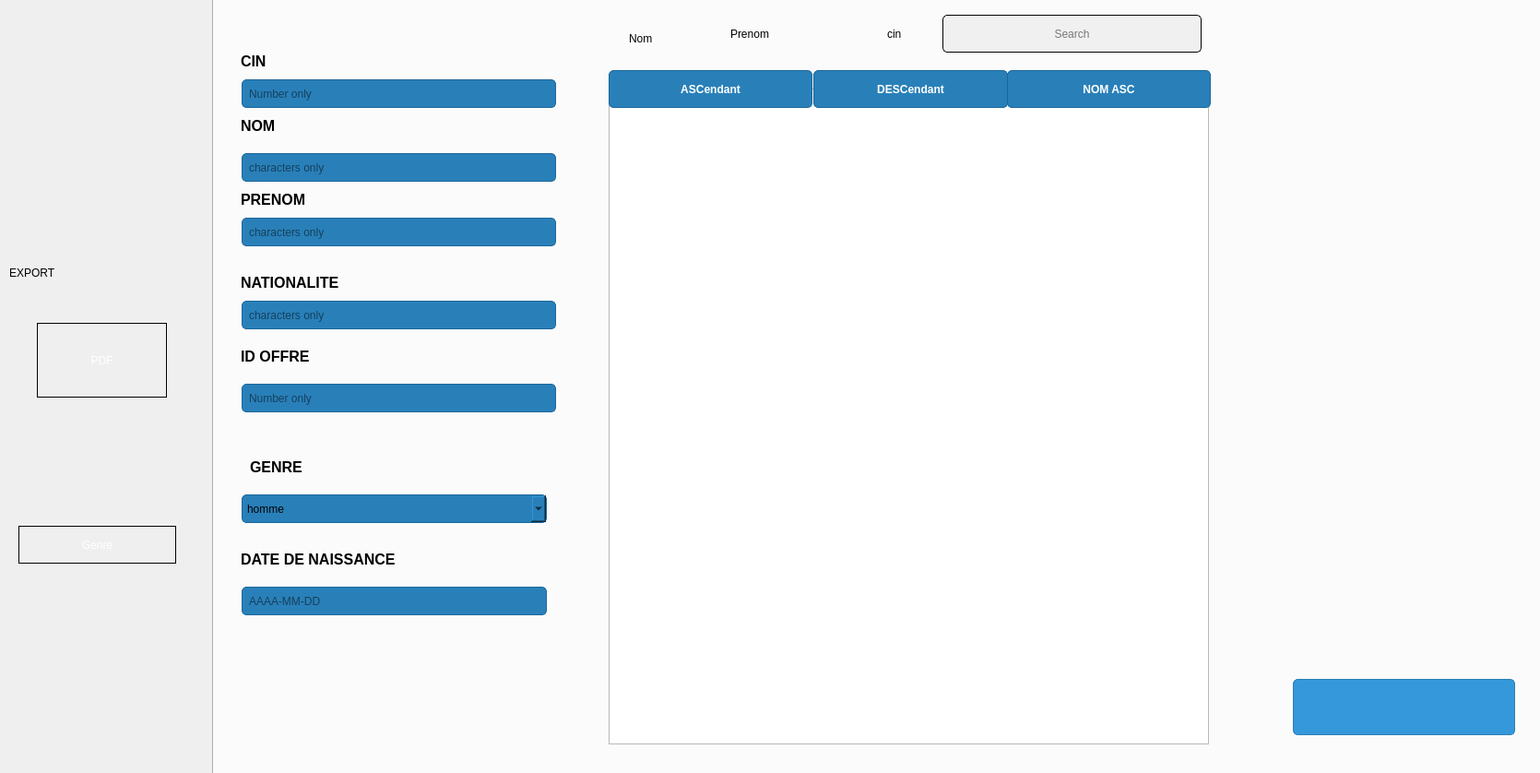
<?xml version="1.0" encoding="UTF-8"?>
<ui version="4.0">
 <class>Pagecond</class>
 <widget class="QDialog" name="Pagecond">
  <property name="geometry">
   <rect>
    <x>0</x>
    <y>0</y>
    <width>1670</width>
    <height>838</height>
   </rect>
  </property>
  <property name="windowTitle">
   <string>Dialog</string>
  </property>
  <widget class="QTabWidget" name="tabWidget">
   <property name="geometry">
    <rect>
     <x>230</x>
     <y>-30</y>
     <width>1481</width>
     <height>981</height>
    </rect>
   </property>
   <property name="styleSheet">
    <string notr="true">
/* Style for QGroupBox */
QPushButton {
    background-color: #2980b9; /* Darker blue background color */
    border: 1px solid #1c669a; /* Darker border color */
    border-radius: 5px; /* Rounded corners */
    padding: 8px 15px; /* Padding for the button */
    color: white; /* Text color */
    font-weight: bold; /* Bold text */
}

QPushButton:hover {
    background-color: #3498db; /* Slightly lighter blue when hovered */
}

QPushButton:pressed {
    background-color: #1c669a; /* Even darker blue when pressed */
}

QPushButton:disabled {
    background-color: #bdc3c7; /* Gray color when disabled */
    color: #7f8c8d; /* Gray text when disabled */
}
QComboBox {
    background-color: #2980b9; /* Darker blue color for the combobox */
    border: 1px solid #1c669a; /* Darker border color */
    border-radius: 5px; /* Border radius for the combobox */
    padding: 5px; /* Padding inside the combobox */
    color: black; /* Text color inside the combobox */
}
QLineEdit {
    background-color: #2980b9; /* Darker blue color for input boxes */
    border: 1px solid #1c669a; /* Even darker border color */
    border-radius: 5px; /* Border radius for input boxes */
    padding: 5px; /* Padding for input boxes */
    color: black; /* Text color inside input boxes */
}

/* Style for QLabel (text label) */
QLabel {
    color: white; /* Text color for labels */
    font-size: 16px; /* Adjust font size as needed */
    font-weight: bold; /* Make the text bold if desired */
    margin: 5px; /* Adjust margin as needed */
}

/* Style for QPushButton */
QPushButton {
    background-color: #3498db; /* Blue color for buttons */
    border: 1px solid #2980b9; /* Border color for buttons */
    border-radius: 5px; /* Border radius for buttons */
    padding: 5px 10px; /* Adjust padding as needed */
    color: white; /* Text color on buttons */
}

/* Additional styling for better appearance */
QPushButton:hover {
    background-color: #2980b9; /* Darker blue on hover */
}

QPushButton:pressed {
    background-color: #21618c; /* Even darker blue when pressed */
}

/* Add more styles as needed for your specific application */
QTabWidget{
color: white;
font: 10pt &quot;Bebas Neue&quot;;}</string>
   </property>
   <property name="currentIndex">
    <number>0</number>
   </property>
   <widget class="QWidget" name="tab">
    <attribute name="title">
     <string/>
    </attribute>
    <widget class="QTableWidget" name="tab_cond">
     <property name="geometry">
      <rect>
       <x>428</x>
       <y>100</y>
       <width>651</width>
       <height>711</height>
      </rect>
     </property>
    </widget>
    <widget class="QLabel" name="label">
     <property name="geometry">
      <rect>
       <x>20</x>
       <y>50</y>
       <width>81</width>
       <height>41</height>
      </rect>
     </property>
     <property name="styleSheet">
      <string notr="true">background-color: transparent; border: none;color:  black;
font: 12pt &quot;Bebas Neue&quot;;</string>
     </property>
     <property name="text">
      <string>CIN</string>
     </property>
    </widget>
    <widget class="QLabel" name="label_2">
     <property name="geometry">
      <rect>
       <x>20</x>
       <y>120</y>
       <width>121</width>
       <height>41</height>
      </rect>
     </property>
     <property name="styleSheet">
      <string notr="true">background-color: transparent; border: none;color:  black;
font: 12pt &quot;Bebas Neue&quot;;</string>
     </property>
     <property name="text">
      <string>NOM</string>
     </property>
    </widget>
    <widget class="QLabel" name="label_3">
     <property name="geometry">
      <rect>
       <x>20</x>
       <y>200</y>
       <width>181</width>
       <height>41</height>
      </rect>
     </property>
     <property name="styleSheet">
      <string notr="true">background-color: transparent; border: none;color:  black;
font: 12pt &quot;Bebas Neue&quot;;</string>
     </property>
     <property name="text">
      <string>PRENOM</string>
     </property>
    </widget>
    <widget class="QLabel" name="label_4">
     <property name="geometry">
      <rect>
       <x>20</x>
       <y>590</y>
       <width>251</width>
       <height>41</height>
      </rect>
     </property>
     <property name="styleSheet">
      <string notr="true">background-color: transparent; border: none;color:  black;
font: 12pt &quot;Bebas Neue&quot;;</string>
     </property>
     <property name="text">
      <string>DATE DE NAISSANCE</string>
     </property>
    </widget>
    <widget class="QLabel" name="label_5">
     <property name="geometry">
      <rect>
       <x>20</x>
       <y>290</y>
       <width>171</width>
       <height>41</height>
      </rect>
     </property>
     <property name="styleSheet">
      <string notr="true">background-color: transparent; border: none;color:  black;
font: 12pt &quot;Bebas Neue&quot;;</string>
     </property>
     <property name="text">
      <string>NATIONALITE</string>
     </property>
    </widget>
    <widget class="QLineEdit" name="cin_c">
     <property name="geometry">
      <rect>
       <x>30</x>
       <y>90</y>
       <width>341</width>
       <height>31</height>
      </rect>
     </property>
     <property name="placeholderText">
      <string>Number only</string>
     </property>
    </widget>
    <widget class="QLineEdit" name="nom_c">
     <property name="geometry">
      <rect>
       <x>30</x>
       <y>170</y>
       <width>341</width>
       <height>31</height>
      </rect>
     </property>
     <property name="placeholderText">
      <string>characters only</string>
     </property>
    </widget>
    <widget class="QLineEdit" name="prenom_c">
     <property name="geometry">
      <rect>
       <x>30</x>
       <y>240</y>
       <width>341</width>
       <height>31</height>
      </rect>
     </property>
     <property name="placeholderText">
      <string>characters only</string>
     </property>
    </widget>
    <widget class="QLabel" name="label_8">
     <property name="geometry">
      <rect>
       <x>20</x>
       <y>370</y>
       <width>171</width>
       <height>41</height>
      </rect>
     </property>
     <property name="styleSheet">
      <string notr="true">background-color: transparent; border: none;color:  black;
font: 12pt &quot;Bebas Neue&quot;;</string>
     </property>
     <property name="text">
      <string>ID OFFRE</string>
     </property>
    </widget>
    <widget class="QLineEdit" name="id_offre">
     <property name="geometry">
      <rect>
       <x>30</x>
       <y>420</y>
       <width>341</width>
       <height>31</height>
      </rect>
     </property>
     <property name="placeholderText">
      <string>Number only</string>
     </property>
    </widget>
    <widget class="QPushButton" name="sortAscButton">
     <property name="geometry">
      <rect>
       <x>428</x>
       <y>80</y>
       <width>221</width>
       <height>41</height>
      </rect>
     </property>
     <property name="styleSheet">
      <string notr="true">QPushButton {
    background-color: #2980b9; /* Darker blue background color */
    border: 1px solid #1c669a; /* Darker border color */
    border-radius: 5px; /* Rounded corners */
    padding: 8px 15px; /* Padding for the button */
    color: white; /* Text color */
    font-weight: bold; /* Bold text */
}

QPushButton:hover {
    background-color: #3498db; /* Slightly lighter blue when hovered */
}

QPushButton:pressed {
    background-color: #1c669a; /* Even darker blue when pressed */
}

QPushButton:disabled {
    background-color: #bdc3c7; /* Gray color when disabled */
    color: #7f8c8d; /* Gray text when disabled */
}</string>
     </property>
     <property name="text">
      <string>ASCendant</string>
     </property>
    </widget>
    <widget class="QPushButton" name="sortDescButton">
     <property name="geometry">
      <rect>
       <x>650</x>
       <y>80</y>
       <width>211</width>
       <height>41</height>
      </rect>
     </property>
     <property name="styleSheet">
      <string notr="true">QPushButton {
    background-color: #2980b9; /* Darker blue background color */
    border: 1px solid #1c669a; /* Darker border color */
    border-radius: 5px; /* Rounded corners */
    padding: 8px 15px; /* Padding for the button */
    color: white; /* Text color */
    font-weight: bold; /* Bold text */
}

QPushButton:hover {
    background-color: #3498db; /* Slightly lighter blue when hovered */
}

QPushButton:pressed {
    background-color: #1c669a; /* Even darker blue when pressed */
}

QPushButton:disabled {
    background-color: #bdc3c7; /* Gray color when disabled */
    color: #7f8c8d; /* Gray text when disabled */
}</string>
     </property>
     <property name="text">
      <string>DESCendant</string>
     </property>
    </widget>
    <widget class="QLabel" name="QRCODE_3">
     <property name="geometry">
      <rect>
       <x>1140</x>
       <y>120</y>
       <width>801</width>
       <height>601</height>
      </rect>
     </property>
     <property name="text">
      <string/>
     </property>
    </widget>
    <widget class="QLabel" name="lab_chart">
     <property name="geometry">
      <rect>
       <x>430</x>
       <y>150</y>
       <width>631</width>
       <height>441</height>
      </rect>
     </property>
     <property name="text">
      <string/>
     </property>
    </widget>
    <widget class="QLabel" name="lab_chart2">
     <property name="geometry">
      <rect>
       <x>430</x>
       <y>150</y>
       <width>721</width>
       <height>431</height>
      </rect>
     </property>
     <property name="text">
      <string/>
     </property>
    </widget>
    <widget class="QLabel" name="label_32">
     <property name="geometry">
      <rect>
       <x>-10</x>
       <y>-20</y>
       <width>1951</width>
       <height>971</height>
      </rect>
     </property>
     <property name="styleSheet">
      <string notr="true">border-image: url(:/img/img/qz.jfif);</string>
     </property>
     <property name="text">
      <string/>
     </property>
    </widget>
    <widget class="QLineEdit" name="daten_c">
     <property name="geometry">
      <rect>
       <x>30</x>
       <y>640</y>
       <width>331</width>
       <height>31</height>
      </rect>
     </property>
     <property name="placeholderText">
      <string>AAAA-MM-DD</string>
     </property>
    </widget>
    <widget class="QLineEdit" name="Nation_c">
     <property name="geometry">
      <rect>
       <x>30</x>
       <y>330</y>
       <width>341</width>
       <height>31</height>
      </rect>
     </property>
     <property name="placeholderText">
      <string>characters only</string>
     </property>
    </widget>
    <widget class="QPushButton" name="pb_ajouter">
     <property name="geometry">
      <rect>
       <x>310</x>
       <y>690</y>
       <width>121</width>
       <height>111</height>
      </rect>
     </property>
     <property name="styleSheet">
      <string notr="true">border-image: url(:/img/img/google-plus_9723940.png);
background-color: transparent; border: none;color: white;</string>
     </property>
     <property name="text">
      <string/>
     </property>
     <property name="iconSize">
      <size>
       <width>20</width>
       <height>20</height>
      </size>
     </property>
    </widget>
    <widget class="QPushButton" name="pb_modifier_2">
     <property name="geometry">
      <rect>
       <x>170</x>
       <y>690</y>
       <width>131</width>
       <height>111</height>
      </rect>
     </property>
     <property name="styleSheet">
      <string notr="true">border-image: url(:/img/img/3597075.png);
background-color: transparent; border: none;color: white;</string>
     </property>
     <property name="text">
      <string/>
     </property>
     <property name="iconSize">
      <size>
       <width>20</width>
       <height>20</height>
      </size>
     </property>
    </widget>
    <widget class="QPushButton" name="pb_supprimer">
     <property name="geometry">
      <rect>
       <x>10</x>
       <y>690</y>
       <width>151</width>
       <height>111</height>
      </rect>
     </property>
     <property name="styleSheet">
      <string notr="true">border-image: url(:/img/img/delete_10257834.png);
background-color: transparent; border: none;color: white;</string>
     </property>
     <property name="text">
      <string/>
     </property>
     <property name="iconSize">
      <size>
       <width>20</width>
       <height>20</height>
      </size>
     </property>
    </widget>
    <widget class="QLineEdit" name="lineEdit">
     <property name="geometry">
      <rect>
       <x>790</x>
       <y>20</y>
       <width>281</width>
       <height>41</height>
      </rect>
     </property>
     <property name="styleSheet">
      <string notr="true">background-color: #f0f0f0;
border: 5px solid #ccc;
padding: 5px;
border: 1px solid #0078d7;
font: 12pt &quot;Bebas Neue&quot;; 
border: 1px solid #ccc;
border-color: black;
padding: 5px;</string>
     </property>
     <property name="text">
      <string/>
     </property>
     <property name="alignment">
      <set>Qt::AlignCenter</set>
     </property>
     <property name="placeholderText">
      <string>Search</string>
     </property>
    </widget>
    <widget class="QPushButton" name="search">
     <property name="geometry">
      <rect>
       <x>1030</x>
       <y>20</y>
       <width>41</width>
       <height>41</height>
      </rect>
     </property>
     <property name="styleSheet">
      <string notr="true">background-color: transparent; border: none;color: white;
font: 22pt &quot;Bebas Neue&quot;; text-decoration: underline;</string>
     </property>
     <property name="text">
      <string/>
     </property>
     <property name="icon">
      <iconset resource="Resources.qrc">
       <normaloff>:/img/img/search.png</normaloff>:/img/img/search.png</iconset>
     </property>
     <property name="iconSize">
      <size>
       <width>16</width>
       <height>16</height>
      </size>
     </property>
    </widget>
    <widget class="QPushButton" name="QR">
     <property name="geometry">
      <rect>
       <x>1170</x>
       <y>740</y>
       <width>241</width>
       <height>61</height>
      </rect>
     </property>
     <property name="styleSheet">
      <string notr="true"/>
     </property>
     <property name="text">
      <string/>
     </property>
     <property name="icon">
      <iconset resource="Resources.qrc">
       <normaloff>:/img/img/qr.png</normaloff>:/img/img/qr.png</iconset>
     </property>
     <property name="iconSize">
      <size>
       <width>40</width>
       <height>40</height>
      </size>
     </property>
    </widget>
    <widget class="QPushButton" name="refrech_pb">
     <property name="geometry">
      <rect>
       <x>1100</x>
       <y>10</y>
       <width>121</width>
       <height>91</height>
      </rect>
     </property>
     <property name="styleSheet">
      <string notr="true">background-color: transparent; border: none;color: white;
border-image: url(:/img/img/load.png);
font: 22pt &quot;Bebas Neue&quot;; text-decoration: underline;</string>
     </property>
     <property name="text">
      <string/>
     </property>
     <property name="iconSize">
      <size>
       <width>20</width>
       <height>20</height>
      </size>
     </property>
    </widget>
    <widget class="QLabel" name="label_6">
     <property name="geometry">
      <rect>
       <x>30</x>
       <y>490</y>
       <width>191</width>
       <height>41</height>
      </rect>
     </property>
     <property name="styleSheet">
      <string notr="true">background-color: transparent; border: none;color:  black;
font: 12pt &quot;Bebas Neue&quot;;</string>
     </property>
     <property name="text">
      <string>GENRE</string>
     </property>
    </widget>
    <widget class="QComboBox" name="genre_c">
     <property name="geometry">
      <rect>
       <x>30</x>
       <y>540</y>
       <width>331</width>
       <height>31</height>
      </rect>
     </property>
     <item>
      <property name="text">
       <string>homme</string>
      </property>
     </item>
     <item>
      <property name="text">
       <string>femme</string>
      </property>
     </item>
    </widget>
    <widget class="QRadioButton" name="radioButtonNom">
     <property name="geometry">
      <rect>
       <x>430</x>
       <y>30</y>
       <width>101</width>
       <height>31</height>
      </rect>
     </property>
     <property name="styleSheet">
      <string notr="true">background-color: transparent; border: none;color:  black;
font: 22pt &quot;Bebas Neue&quot;;</string>
     </property>
     <property name="text">
      <string>Nom</string>
     </property>
    </widget>
    <widget class="QRadioButton" name="radioButtonPrenom">
     <property name="geometry">
      <rect>
       <x>540</x>
       <y>20</y>
       <width>151</width>
       <height>41</height>
      </rect>
     </property>
     <property name="styleSheet">
      <string notr="true">background-color: transparent; border: none;color:  black;
font: 22pt &quot;Bebas Neue&quot;;</string>
     </property>
     <property name="text">
      <string>Prenom</string>
     </property>
    </widget>
    <widget class="QRadioButton" name="radioButtonCin">
     <property name="geometry">
      <rect>
       <x>710</x>
       <y>20</y>
       <width>71</width>
       <height>41</height>
      </rect>
     </property>
     <property name="styleSheet">
      <string notr="true">background-color: transparent; border: none;color:  black;
font: 22pt &quot;Bebas Neue&quot;;</string>
     </property>
     <property name="text">
      <string>cin</string>
     </property>
    </widget>
    <widget class="QPushButton" name="nomasc">
     <property name="geometry">
      <rect>
       <x>860</x>
       <y>80</y>
       <width>221</width>
       <height>41</height>
      </rect>
     </property>
     <property name="styleSheet">
      <string notr="true">QPushButton {
    background-color: #2980b9; /* Darker blue background color */
    border: 1px solid #1c669a; /* Darker border color */
    border-radius: 5px; /* Rounded corners */
    padding: 8px 15px; /* Padding for the button */
    color: white; /* Text color */
    font-weight: bold; /* Bold text */
}

QPushButton:hover {
    background-color: #3498db; /* Slightly lighter blue when hovered */
}

QPushButton:pressed {
    background-color: #1c669a; /* Even darker blue when pressed */
}

QPushButton:disabled {
    background-color: #bdc3c7; /* Gray color when disabled */
    color: #7f8c8d; /* Gray text when disabled */
}</string>
     </property>
     <property name="text">
      <string>NOM ASC</string>
     </property>
    </widget>
    <zorder>label_32</zorder>
    <zorder>lab_chart2</zorder>
    <zorder>lab_chart</zorder>
    <zorder>tab_cond</zorder>
    <zorder>label</zorder>
    <zorder>label_2</zorder>
    <zorder>label_3</zorder>
    <zorder>label_4</zorder>
    <zorder>label_5</zorder>
    <zorder>cin_c</zorder>
    <zorder>nom_c</zorder>
    <zorder>prenom_c</zorder>
    <zorder>label_8</zorder>
    <zorder>id_offre</zorder>
    <zorder>sortAscButton</zorder>
    <zorder>sortDescButton</zorder>
    <zorder>QRCODE_3</zorder>
    <zorder>daten_c</zorder>
    <zorder>Nation_c</zorder>
    <zorder>pb_ajouter</zorder>
    <zorder>pb_modifier_2</zorder>
    <zorder>pb_supprimer</zorder>
    <zorder>lineEdit</zorder>
    <zorder>search</zorder>
    <zorder>QR</zorder>
    <zorder>refrech_pb</zorder>
    <zorder>label_6</zorder>
    <zorder>genre_c</zorder>
    <zorder>radioButtonNom</zorder>
    <zorder>radioButtonPrenom</zorder>
    <zorder>radioButtonCin</zorder>
    <zorder>nomasc</zorder>
   </widget>
  </widget>
  <widget class="QLabel" name="label_7">
   <property name="geometry">
    <rect>
     <x>-370</x>
     <y>-60</y>
     <width>2261</width>
     <height>931</height>
    </rect>
   </property>
   <property name="styleSheet">
    <string notr="true">border-image: url(:/img/img/R (1).jfif);</string>
   </property>
   <property name="text">
    <string/>
   </property>
  </widget>
  <widget class="QPushButton" name="employe3pb">
   <property name="geometry">
    <rect>
     <x>30</x>
     <y>60</y>
     <width>181</width>
     <height>171</height>
    </rect>
   </property>
   <property name="font">
    <font>
     <family>Bebas Neue</family>
     <pointsize>20</pointsize>
    </font>
   </property>
   <property name="styleSheet">
    <string notr="true">background-color: transparent; border: none;color: black;
border-image: url(:/img/img/6140334.png);</string>
   </property>
   <property name="text">
    <string/>
   </property>
   <property name="icon">
    <iconset>
     <normaloff>:/img/img/415287996_755433109383168_7582230033290630906_n.png</normaloff>:/img/img/415287996_755433109383168_7582230033290630906_n.png</iconset>
   </property>
   <property name="iconSize">
    <size>
     <width>40</width>
     <height>40</height>
    </size>
   </property>
  </widget>
  <widget class="QPushButton" name="pb_pdf">
   <property name="geometry">
    <rect>
     <x>40</x>
     <y>350</y>
     <width>141</width>
     <height>81</height>
    </rect>
   </property>
   <property name="styleSheet">
    <string notr="true">color: white;
font: 18pt &quot;Bebas Neue&quot;; 
border: 1px solid #ccc;
border-color: black;
padding: 5px;</string>
   </property>
   <property name="text">
    <string>PDF</string>
   </property>
  </widget>
  <widget class="QPushButton" name="stat">
   <property name="geometry">
    <rect>
     <x>20</x>
     <y>570</y>
     <width>171</width>
     <height>41</height>
    </rect>
   </property>
   <property name="whatsThis">
    <string>&lt;html&gt;&lt;head/&gt;&lt;body&gt;&lt;p&gt;Stat nombre max &lt;br/&gt;de participant&lt;/p&gt;&lt;/body&gt;&lt;/html&gt;</string>
   </property>
   <property name="styleSheet">
    <string notr="true">color: white;
font: 18pt &quot;Bebas Neue&quot;; 
border: 1px solid #ccc;
border-color: black;
padding: 5px;</string>
   </property>
   <property name="text">
    <string>Genre</string>
   </property>
  </widget>
  <widget class="QLabel" name="label_12">
   <property name="geometry">
    <rect>
     <x>10</x>
     <y>260</y>
     <width>201</width>
     <height>71</height>
    </rect>
   </property>
   <property name="styleSheet">
    <string notr="true">background-color: transparent; border: none;color:  black;
font: 30pt &quot;Bebas Neue&quot;;</string>
   </property>
   <property name="text">
    <string>EXPORT</string>
   </property>
  </widget>
  <zorder>label_7</zorder>
  <zorder>tabWidget</zorder>
  <zorder>employe3pb</zorder>
  <zorder>pb_pdf</zorder>
  <zorder>stat</zorder>
  <zorder>label_12</zorder>
 </widget>
 <resources>
  <include location="Resources.qrc"/>
 </resources>
 <connections/>
</ui>
